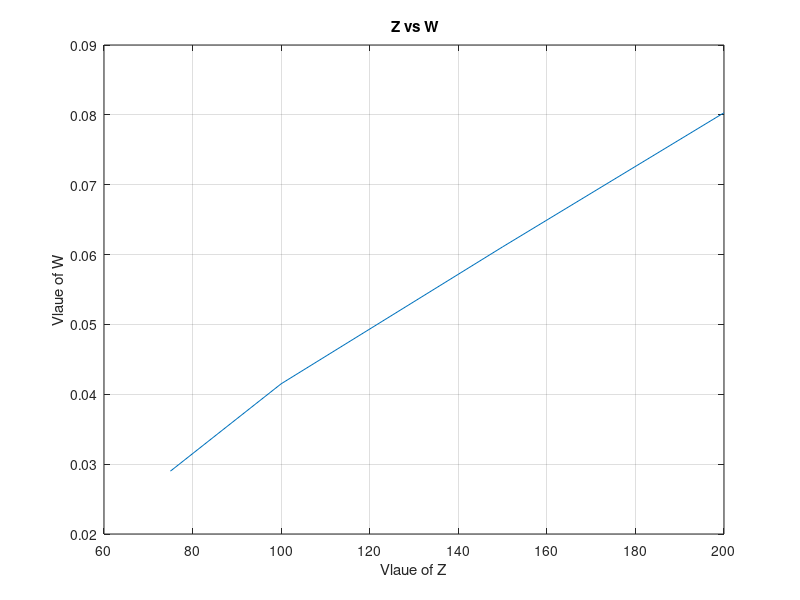

Write MATLAB code to recreate this figure.
# x-axis distance;
X = [0, 0.01, 0.02, 0.04, 0.06, 0.08, 0.09, 0.1, 0.11, 0.12, 0.14, 0.16, 0.18, 0.2];
# for Z 75cm
#Z = [0, 0, 0, 0.035, 0.6030, 51.4180, 93.5320, 120.0480, 93.5320, 51.4180, 0.6030, 0.0350, 0, 0];
# for z = 100 cm
#Z = [0.0010, 0.0050, 0.0340, 1.1990, 9.4950, 55.9990, 82.1460, 90.4310, 75.2930, 50.6250, 12.0220, 3.5180, 0.280, 0.0010];
# for z = 150 cm
#Z = [0.279, 0.775, 0.779, 8.730, 15.780, 49.905, 58.022, 60.757, 56.786, 47.802, 23.452, 14.947, 7.625, 0.310];
# for z = 200 cm
#Z = [2.179, 3.852, 6.798, 14.697, 21.302, 40.334, 44.185, 45.535, 43.598, 39.845, 26.643, 20.021, 11.157, 2.315];
#plot(X,Z);
#xlabel('X Distance');
#ylabel('Z Distance');
#title(' X vs Z');
#grid on
Z = [75, 100, 150, 200];
W = [0.029, 0.0415, 0.0611, 0.0803];
plot(Z,W)
xlabel('Vlaue of Z');
ylabel('Vlaue of W');
title(' Z vs W');
grid on
